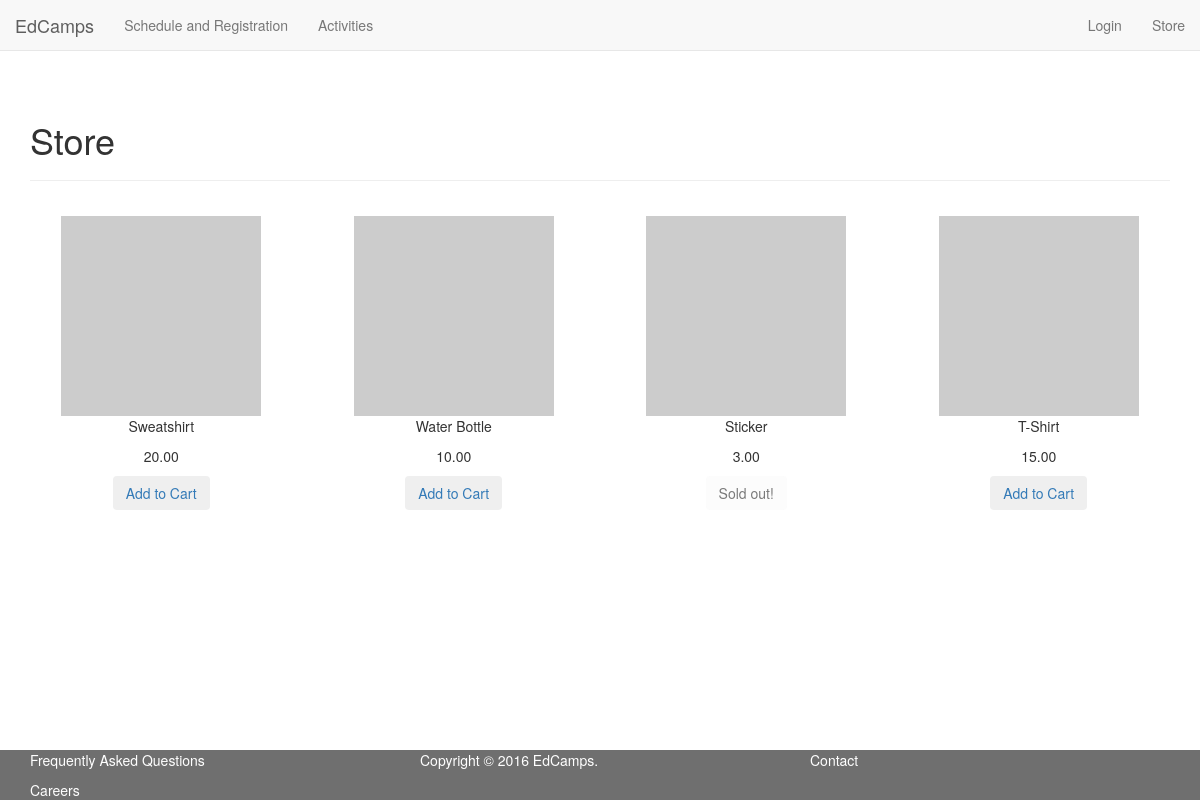
The page /store.php on the database its author committed.
### tables this page shows
CREATE TABLE inventory(
  id INT NOT NULL PRIMARY KEY AUTO_INCREMENT,
  name TINYTEXT NOT NULL,
  price DECIMAL(13,4) NOT NULL,
  image_url TEXT,
  remaining INT
);

### public/store.php (the view, shortened to what this page needs)
<?php
require_once(TEMPLATES_PATH . "/header.php");
?>
<div class="container container-fluid">
  <h1>Store</h1>
  <hr>
  <?php
  $conn = get_db_conn();
  $sql = "SELECT * FROM inventory";
  $result = $conn->query($sql);
  $div_counter = 0;
  while ($row = mysqli_fetch_assoc($result)) {
    global $div_counter;
    if ($div_counter == 0) {
      echo '<div class="row">';
    }
    $id = $row['id'];
    $name = $row['name'];
    $price = money_format("%n", $row['price']);
    $remaining = $row['remaining'];
    echo '<div class="store-item col-lg-3 col-md-3 col-sm-3">';
    echo '<img src="http://placehold.it/200x200" />';
    echo '<p class="item-name">' . $name . '</p>';
    echo '<p class="item-price">' . $price . '</p>';
    if ($remaining > 0) {
      echo '<a href="cart.php?add=' . $id . '"><button class="button btn">Add to Cart</button></a>';
    }
    else {
      echo '<button class="button btn" disabled>Sold out!</button>';
    }
    echo '</div>';
    if ($div_counter == 3) {
      echo '</div>';
    }
    $div_counter = ($div_counter + 1) % 4;
  }
  ?>
</div>
<?php require_once(TEMPLATES_PATH . "/footer.php"); ?>

### resources/templates/header.php (shortened to what this page needs)
<!DOCTYPE html>
<html>
<head>
  <?php
  require_once(TEMPLATES_PATH . "/head.php");
  ?>
</head>
<body>
  <nav class="navbar navbar-default navbar-fixed-top">
    <div class="container-fluid">
      <div class="navbar-header">
        <a class="navbar-brand" href="/">EdCamps</a>
      </div>
      <div class="collapse navbar-collapse" id="bs-example-navbar-collapse-1">
        <ul class="nav navbar-nav">
          <li><a href="registration.php">Schedule and Registration<span class="sr-only">(current)</span></a></li>
          <li><a href="activities.php">Activities</a></li>
        </ul>
        <ul class="nav navbar-nav navbar-right">
          <?php
          if (isset($_SESSION['user_id'])) {
            require_once('../resources/config.php');
            require_once('helpers/db.php');
            $conn = get_db_conn();
            $user_id = $_SESSION['user_id'];
            $sql = "SELECT * FROM users WHERE id=$user_id";
            $result = $conn->query($sql);
            $row = mysqli_fetch_assoc($result);
            $first_name = $row['first_name'];
            $last_name = $row['last_name'];
            echo '<li><a id="login" class="account-name" href="#">' . $first_name . ' ' . $last_name . '</a></li>';
          }
          else {
            echo '<li><a id="login" class="account-name" href="#">Login</a></li>';
          }
          ?>
          <li><a href="store.php">Store</a></li>
        </ul>
      </div>
    </div>
  </nav>

### resources/templates/head.php (shortened to what this page needs)
<?php
echo '<link href="/resources/lib/css/bootstrap.min.css" rel="stylesheet" type="text/css" />';
echo '<link href="/resources/lib/css/jquery-ui.min.css" rel="stylesheet" type="text/css" />';
echo '<link href="/public/styles/style.css" rel="stylesheet" type="text/css" />';
?>

### resources/templates/footer.php
<footer class="footer navbar-fixed-bottom">
  <div class="container">
    <div class="row">
      <div class="col-lg-4 col-md-4 col-sm-4">
        <p><a href="faq.php">Frequently Asked Questions</a></p>
        <p><a href="#">Careers</a></p>
      </div>
      <div class="col-lg-4 col-md-4 col-sm-4">
        <p>Copyright &copy; <?php echo date("Y"); ?> EdCamps.
      </div>
      <div class="col-lg-4 col-md-4 col-sm-4">
        <p><a href="mailto:info@edcamps.com">Contact</a></p>
      </div>
    </div>
  </div>
</footer>
</body>
</html>

### public/styles/style.css (style rules this page uses)
body { margin-top: 50px; padding-top: 50px; margin-bottom: 50px; padding-bottom: 15px; }
.store-item { padding-top: 15px; text-align: center; }
footer.footer { height: 50px; background: #333; opacity: 0.7; color: white; }
footer.footer a { color: white; }

### rows shown on the page
inventory: name "Sweatshirt", price "20.00"
inventory: name "Water Bottle", price "10.00"
inventory: name "Sticker", price "3.00", remaining "Sold out!"
inventory: name "T-Shirt", price "15.00"
